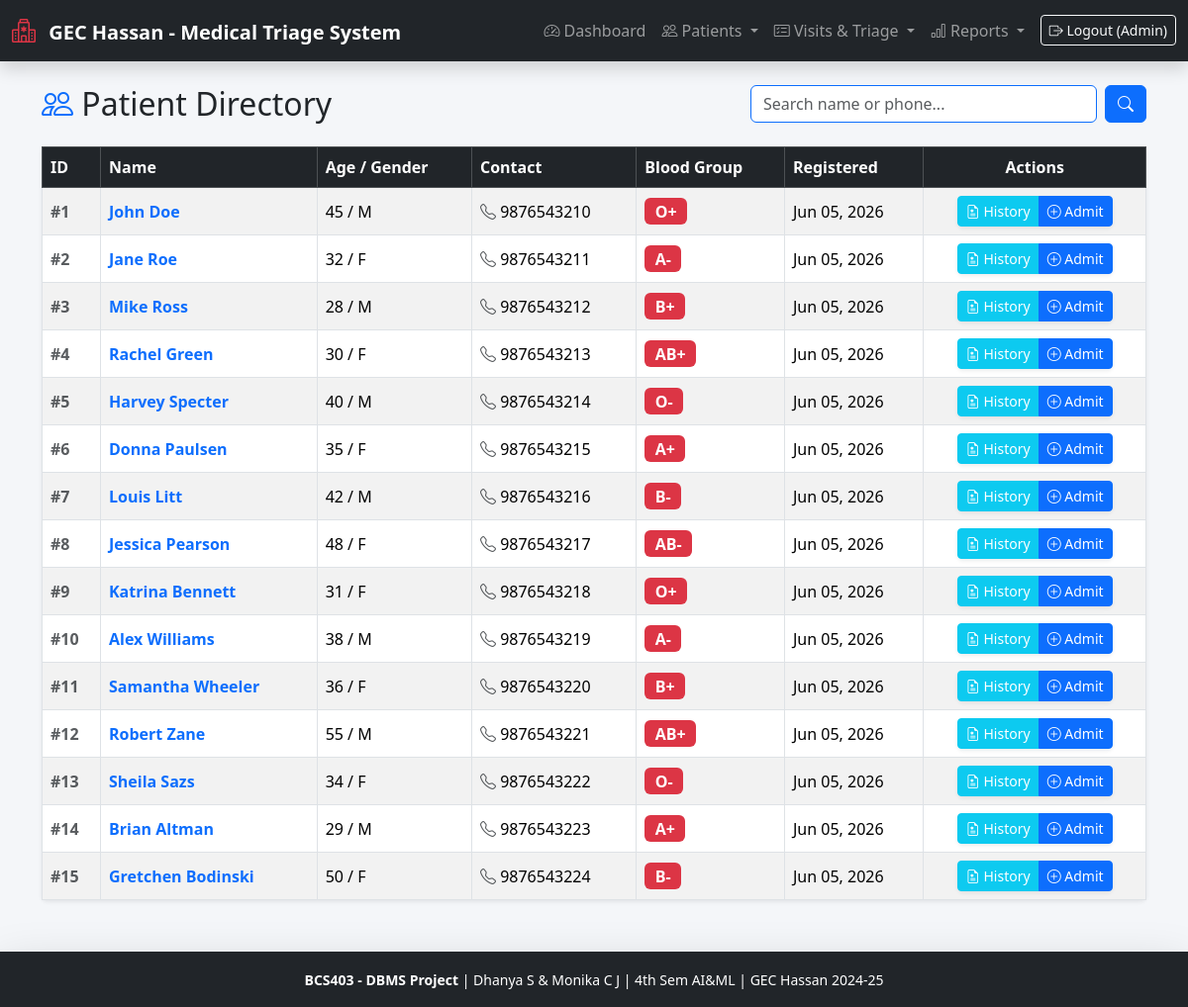
The page /patients/list.php (signed in) on the database its author committed.
### tables this page shows
CREATE TABLE `patients` (
  `patient_id` int(11) NOT NULL AUTO_INCREMENT,
  `name` varchar(100) NOT NULL,
  `age` int(11) DEFAULT NULL,
  `gender` enum('Male','Female','Other') DEFAULT NULL,
  `phone` varchar(15) UNIQUE DEFAULT NULL,
  `blood_group` varchar(5) DEFAULT NULL,
  `address` text DEFAULT NULL,
  `registered_at` timestamp DEFAULT current_timestamp(),
  PRIMARY KEY (`patient_id`)
);

### includes/auth.php (called while the page is built, shortened)
<?php
$base_url = '/triage_system';
?>

### patients/list.php (the view, shortened to what this page needs)
<?php
require_once '../config/db.php';
require_once '../includes/header.php';
$search = $_GET['search'] ?? '';
$query = "SELECT * FROM patients";
$query .= " ORDER BY registered_at DESC";
$result = mysqli_query($conn, $query);
?>
<div class="row mb-4 align-items-center">
    <div class="col-md-6">
        <h2 class="mb-0"><i class="bi bi-people text-primary"></i> Patient Directory</h2>
    </div>
    <div class="col-md-6">
        <form method="GET" action="list.php" class="d-flex float-md-end w-100" style="max-width: 400px;">
            <input type="text" name="search" class="form-control me-2 border-primary" placeholder="Search name or phone..." value="<?php echo htmlspecialchars($search); ?>">
            <button type="submit" class="btn btn-primary"><i class="bi bi-search"></i></button>
        </form>
    </div>
</div>
<div class="card shadow-sm border-0">
    <div class="card-body p-0">
        <div class="table-responsive">
            <table class="table table-hover table-bordered table-striped mb-0 align-middle">
                <thead class="table-dark">
                    <tr>
                        <th>ID</th>
                        <th>Name</th>
                        <th>Age / Gender</th>
                        <th>Contact</th>
                        <th>Blood Group</th>
                        <th>Registered</th>
                        <th class="text-center">Actions</th>
                    </tr>
                </thead>
                <tbody>
                    <?php while($row = mysqli_fetch_assoc($result)): ?>
                    <tr>
                        <td class="text-muted fw-bold">#<?php echo $row['patient_id']; ?></td>
                        <td class="fw-bold text-primary"><?php echo htmlspecialchars($row['name']); ?></td>
                        <td><?php echo $row['age']; ?> / <?php echo substr($row['gender'], 0, 1); ?></td>
                        <td><i class="bi bi-telephone text-muted"></i> <?php echo htmlspecialchars($row['phone']); ?></td>
                        <td>
                            <?php if($row['blood_group']): ?>
                                <span class="badge bg-danger fs-6"><?php echo htmlspecialchars($row['blood_group']); ?></span>
                            <?php else: ?>
                                <span class="text-muted">N/A</span>
                            <?php endif; ?>
                        </td>
                        <td><?php echo date('M d, Y', strtotime($row['registered_at'])); ?></td>
                        <td class="text-center">
                            <div class="btn-group shadow-sm">
                                <a href="view.php?id=<?php echo $row['patient_id']; ?>" class="btn btn-sm btn-info text-white" title="View Full History">
                                    <i class="bi bi-file-earmark-medical"></i> History
                                </a>
                                <a href="../visits/admit.php?patient_id=<?php echo $row['patient_id']; ?>" class="btn btn-sm btn-primary" title="Admit Patient">
                                    <i class="bi bi-plus-circle"></i> Admit
                                </a>
                            </div>
                        </td>
                    </tr>
                    <?php endwhile; ?>
                </tbody>
            </table>
        </div>
    </div>
</div>
<?php require_once '../includes/footer.php'; ?>

### includes/header.php (shortened to what this page needs)
<?php
require_once 'auth.php';
?>
<!DOCTYPE html>
<html lang="en">
<head>
    <link href="https://cdn.jsdelivr.net/npm/bootstrap@5.3.2/dist/css/bootstrap.min.css" rel="stylesheet">
    <link rel="stylesheet" href="https://cdn.jsdelivr.net/npm/bootstrap-icons@1.11.1/font/bootstrap-icons.css">
</head>
<body>
<nav class="navbar navbar-expand-lg navbar-dark bg-dark mb-4 shadow">
  <div class="container-fluid">
    <a class="navbar-brand fw-bold" href="<?php echo $base_url; ?>/index.php">
        <i class="bi bi-hospital text-danger fs-4 me-2"></i> GEC Hassan - Medical Triage System
    </a>
    <div class="collapse navbar-collapse" id="navbarNav">
      <ul class="navbar-nav ms-auto">
        <li class="nav-item">
          <a class="nav-link" href="<?php echo $base_url; ?>/index.php"><i class="bi bi-speedometer2"></i> Dashboard</a>
        </li>
        <li class="nav-item dropdown">
          <a class="nav-link dropdown-toggle" href="#" role="button" data-bs-toggle="dropdown">
            <i class="bi bi-people"></i> Patients
          </a>
        </li>
        <li class="nav-item dropdown">
          <a class="nav-link dropdown-toggle" href="#" role="button" data-bs-toggle="dropdown">
            <i class="bi bi-card-checklist"></i> Visits & Triage
          </a>
        </li>
        <li class="nav-item dropdown">
          <a class="nav-link dropdown-toggle" href="#" role="button" data-bs-toggle="dropdown">
            <i class="bi bi-bar-chart"></i> Reports
          </a>
        </li>
        <li class="nav-item ms-2">
            <a href="<?php echo $base_url; ?>/logout.php" class="btn btn-outline-light btn-sm mt-1"><i class="bi bi-box-arrow-right"></i> Logout (Admin)</a>
        </li>
      </ul>
    </div>
  </div>
</nav>
<div class="container pb-5">

### includes/footer.php (shortened to what this page needs)
</div>
    <footer class="bg-dark text-white text-center py-3 mt-auto shadow-lg" style="position: fixed; bottom: 0; width: 100%;">
        <div class="container">
            <small>
                <strong>BCS403 - DBMS Project</strong> | Dhanya S & Monika C J | 4th Sem AI&ML | GEC Hassan 2024-25
            </small>
        </div>
    </footer>
</body>
</html>

### includes/header.php (style rules this page uses)
body { background-color: #f4f6f9; }

### includes/footer.php (style rules this page uses)
body { margin-bottom: 60px; }

### rows shown on the page
patients: patient_id "1", name "John Doe", age "45", gender "M", phone "9876543210", blood_group "O+", registered_at "Jun 05, 2026"
patients: patient_id "2", name "Jane Roe", age "32", gender "F", phone "9876543211", blood_group "A-", registered_at "Jun 05, 2026"
patients: patient_id "3", name "Mike Ross", age "28", gender "M", phone "9876543212", blood_group "B+", registered_at "Jun 05, 2026"
patients: patient_id "4", name "Rachel Green", age "30", gender "F", phone "9876543213", blood_group "AB+", registered_at "Jun 05, 2026"
patients: patient_id "5", name "Harvey Specter", age "40", gender "M", phone "9876543214", blood_group "O-", registered_at "Jun 05, 2026"
patients: patient_id "6", name "Donna Paulsen", age "35", gender "F", phone "9876543215", blood_group "A+", registered_at "Jun 05, 2026"
patients: patient_id "7", name "Louis Litt", age "42", gender "M", phone "9876543216", blood_group "B-", registered_at "Jun 05, 2026"
patients: patient_id "8", name "Jessica Pearson", age "48", gender "F", phone "9876543217", blood_group "AB-", registered_at "Jun 05, 2026"
patients: patient_id "9", name "Katrina Bennett", age "31", gender "F", phone "9876543218", blood_group "O+", registered_at "Jun 05, 2026"
patients: patient_id "10", name "Alex Williams", age "38", gender "M", phone "9876543219", blood_group "A-", registered_at "Jun 05, 2026"
patients: patient_id "11", name "Samantha Wheeler", age "36", gender "F", phone "9876543220", blood_group "B+", registered_at "Jun 05, 2026"
patients: patient_id "12", name "Robert Zane", age "55", gender "M", phone "9876543221", blood_group "AB+", registered_at "Jun 05, 2026"
patients: patient_id "13", name "Sheila Sazs", age "34", gender "F", phone "9876543222", blood_group "O-", registered_at "Jun 05, 2026"
patients: patient_id "14", name "Brian Altman", age "29", gender "M", phone "9876543223", blood_group "A+", registered_at "Jun 05, 2026"
patients: patient_id "15", name "Gretchen Bodinski", age "50", gender "F", phone "9876543224", blood_group "B-", registered_at "Jun 05, 2026"
